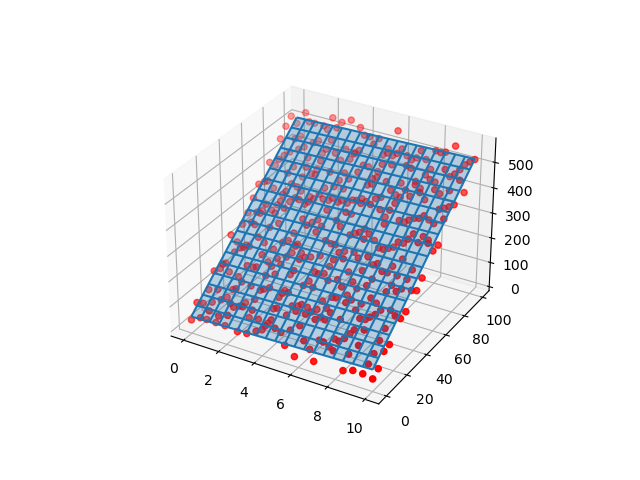

This figure's Python source:
# -*- coding: utf-8 -*-
import numpy as np
from sklearn import linear_model
from mpl_toolkits.mplot3d import Axes3D
import matplotlib.pyplot as plt
from sklearn import datasets
from sklearn.model_selection import train_test_split
from sklearn.linear_model import LinearRegression

#linspace:開始值、終值和元素個數建立表示等差數列的一維陣列
xx, yy = np.meshgrid(np.linspace(0,10,20), np.linspace(0,100,20))
zz = 2.4 * xx + 4.5 * yy + np.random.randint(0,100,(20,20))
#構建成特徵、值的形式
X, Z = np.column_stack((xx.flatten(),yy.flatten())), zz.flatten()
#線性迴歸分析
regr = linear_model.LinearRegression()
regr.fit(X, Z)
#預測的一個特徵
x_test = np.array([[15.7, 91.6]])
print(regr.predict(x_test))
#畫圖視覺化分析
fig = plt.figure()
ax = fig.add_subplot(projection='3d')
ax.scatter(xx, yy, zz,color='red') #真實點
#擬合的平面
ax.plot_wireframe(xx, yy, regr.predict(X).reshape(20,20))
ax.plot_surface(xx, yy, regr.predict(X).reshape(20,20), alpha=0.5)
plt.savefig('test4.png')
plt.show()